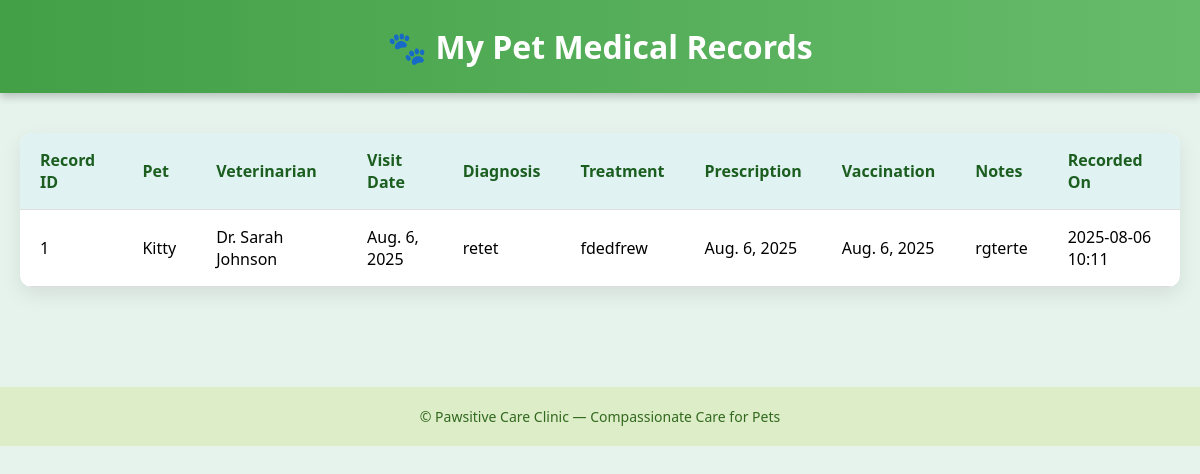
Before: /records/my-pets/ (signed in) with the older database file.
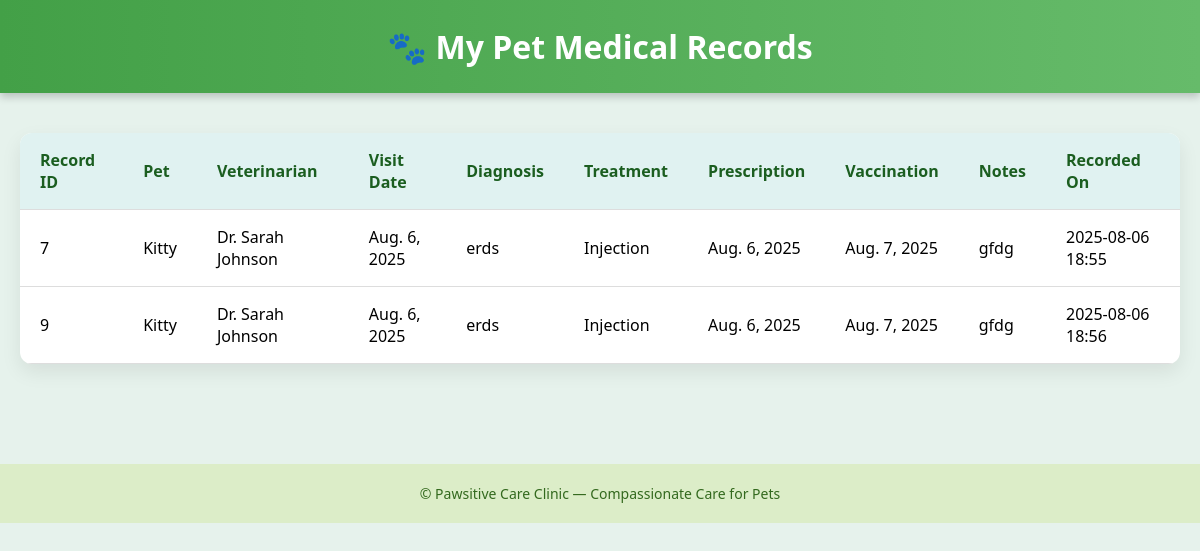
After: the same page with the newer database file.
### records/models.py (models this page shows, shortened)
class PetsMedicalRecord(models.Model):
    record_id = models.AutoField(primary_key=True)
    pet = models.ForeignKey(pet_models.Pet, on_delete=models.CASCADE,related_name='pets_medical_records')
    vaterian = models.ForeignKey(settings.AUTH_USER_MODEL, on_delete=models.CASCADE, related_name='pets_medical_records_vaterian')
    visit_date = models.DateField()
    treatment = models.CharField(max_length=100)
    prescription = models.DateField()
    vaccination_date = models.DateField()
    diagnosis = models.TextField()
    notes = models.TextField()
    created_at = models.DateTimeField(auto_now_add=True)

### pets/models.py (models this page shows, shortened)
class Pet(models.Model):
    SPECIES_CHOICES = [
        ('DOG', 'Dog'),
        ('CAT', 'Cat'),
        ('BIRD', 'Bird'),
        ('RABBIT', 'Rabbit'),
        ('HAMSTER', 'Hamster'),
        ('GUINEA_PIG', 'Guinea Pig'),
        ('FISH', 'Fish'),
        ('TURTLE', 'Turtle'),
        ('SNAKE', 'Snake'),
        ('LIZARD', 'Lizard'),
        ('FERRET', 'Ferret'),
        ('HORSE', 'Horse'),
        ('CHICKEN', 'Chicken'),
        ('PARROT', 'Parrot'),
        ('OTHER', 'Other'),
    ]
    GENDER_CHOICES = [
        ('M', 'Male'),
        ('F', 'Female'),
        ('U', 'Unknown'),
    ]
    name = models.CharField(max_length=100)
    species = models.CharField(max_length=10, choices=SPECIES_CHOICES)
    breed = models.CharField(max_length=100, blank=True)
    age = models.IntegerField(help_text="Age in years", null=True, blank=True)
    gender = models.CharField(max_length=1, choices=GENDER_CHOICES, default='U')
    weight = models.DecimalField(max_digits=5, decimal_places=2, null=True, blank=True)
    color = models.CharField(max_length=50, blank=True)
    microchip_id = models.CharField(max_length=50, blank=True, unique=True)
    owner = models.ForeignKey(settings.AUTH_USER_MODEL, on_delete=models.CASCADE, related_name='pets')
    medical_conditions = models.TextField(blank=True)
    special_notes = models.TextField(blank=True)
    vaccination_status = models.CharField(
        max_length=20,
        choices=[
            ('UP_TO_DATE', 'Up to Date'),
            ('DUE_SOON', 'Due Soon'),
            ('OVERDUE', 'Overdue'),
            ('UNKNOWN', 'Unknown')
        ],
        default='UNKNOWN',
        help_text="Current status of pet's vaccinations"
    )
    created_at = models.DateTimeField(auto_now_add=True)
    updated_at = models.DateTimeField(auto_now=True)
    is_active = models.BooleanField(default=True)
    objects = PetQuerySet.as_manager()
    observers = []
    class Meta:
        ordering = ['-created_at']
        indexes = [
            models.Index(fields=['name']),
            models.Index(fields=['owner']),
            models.Index(fields=['species']),
        ]

### accounts/models.py (models this page shows, shortened)
class CustomUser(AbstractUser):
    ROLE_CHOICES = [
        ('admin', 'Admin'),
        ('vet', 'Veterinarian'),
        ('staff', 'Staff'),
        ('client', 'Client'),
    ]
    phone = models.CharField(max_length=20, blank=False)
    address = models.TextField(blank=False)
    role = models.CharField(max_length=10, choices=ROLE_CHOICES, default='client')

### records/views.py (the view)
# urls.py: path('my-pets/', views.my_pet_records, name='my_pet_records'),
@login_required
def my_pet_records(request):
    records = repository.get_records_by_owner(request.user)
    return render(request, 'my_pet_records.html', {
        'records': records,
        'title': 'My Pet Records'
    })

### petmedia/context_processors.py (called while the page is built)
def recent_blog_posts(request):
    try:
        recent_posts = repo_manager.posts.get_recent_posts(limit=3)
        return {'recent_blog_posts': recent_posts}
    except Exception:
        return {'recent_blog_posts': []}

def blog_stats(request):
    try:
        if request.user.is_authenticated:
            user_posts_count = repo_manager.posts.get_by_author(request.user).count()
            return {'user_blog_posts_count': user_posts_count}
        return {'user_blog_posts_count': 0}
    except Exception:
        return {'user_blog_posts_count': 0}

### petmedia/patterns/repository.py (called while the page is built)
    def get_by_author(self, author: 'User') -> QuerySet['BlogPost']:
        return self.model.objects.filter(
            author=author
        ).select_related('category', 'related_pet')

    def get_recent_posts(self, limit: int = 10) -> QuerySet['BlogPost']:
        return self.model.objects.filter(
            is_published=True
        ).order_by('-created_at')[:limit].select_related('author', 'category', 'related_pet')

    @property
    def posts(self) -> BlogPostRepository:
        if self._post_repo is None:
            self._post_repo = BlogPostRepository()
        return self._post_repo

### records/templates/my_pet_records.html (shortened to what this page needs)
<!DOCTYPE html>
<html lang="en">
<head>
</head>
<body>
<header>
    🐾 My Pet Medical Records
</header>
<main>
    {% if records %}
        <div class="records-container">
            <table class="records-table">
                <thead>
                    <tr>
                        <th>Record ID</th>
                        <th>Pet</th>
                        <th>Veterinarian</th>
                        <th>Visit Date</th>
                        <th>Diagnosis</th>
                        <th>Treatment</th>
                        <th>Prescription</th>
                        <th>Vaccination</th>
                        <th>Notes</th>
                        <th>Recorded On</th>
                    </tr>
                </thead>
                <tbody>
                    {% for record in records %}
                       <tr data-id="{{ record.record_id }}" onclick="goToDetail(this)" tabindex="0" onkeypress="handleKeyPress(event, this)">
                            <td>{{ record.record_id }}</td>
                            <td>{{ record.pet.name }}</td>
                            <td>{{ record.vaterian.get_full_name|default:record.vaterian.username }}</td>
                            <td>{{ record.visit_date }}</td>
                            <td>{{ record.diagnosis }}</td>
                            <td>{{ record.treatment }}</td>
                            <td>{{ record.prescription }}</td>
                            <td>{{ record.vaccination_date }}</td>
                            <td>{{ record.notes|default:"N/A" }}</td>
                            <td>{{ record.created_at|date:"Y-m-d H:i" }}</td>
                        </tr>
                    {% endfor %}
                </tbody>
            </table>
        </div>
    {% else %}
        <div class="no-records">
            😿 No records found for your pets.
        </div>
    {% endif %}
</main>
<footer>
    &copy; {{ now|date:"Y" }} Pawsitive Care Clinic — Compassionate Care for Pets
</footer>
</body>
</html>

Changed rows visible on the page:
removed PetsMedicalRecord: record_id "1", pet.name "Kitty", vaterian.get_full_name "Dr. Sarah Johnson", visit_date "Aug. 6, 2025", diagnosis "retet", treatment "fdedfrew", prescription "Aug. 6, 2025", vaccination_date "Aug. 6, 2025", notes "rgterte", created_at "2025-08-06 10:11"
added PetsMedicalRecord: record_id "7", pet.name "Kitty", vaterian.get_full_name "Dr. Sarah Johnson", visit_date "Aug. 6, 2025", diagnosis "erds", treatment "Injection", prescription "Aug. 6, 2025", vaccination_date "Aug. 7, 2025", notes "gfdg", created_at "2025-08-06 18:55"
added PetsMedicalRecord: record_id "9", pet.name "Kitty", vaterian.get_full_name "Dr. Sarah Johnson", visit_date "Aug. 6, 2025", diagnosis "erds", treatment "Injection", prescription "Aug. 6, 2025", vaccination_date "Aug. 7, 2025", notes "gfdg", created_at "2025-08-06 18:56"
